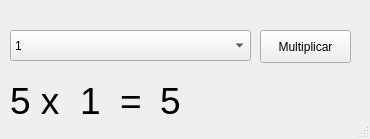
<?xml version="1.0" encoding="UTF-8"?>
<ui version="4.0">
 <class>MainWindow</class>
 <widget class="QMainWindow" name="MainWindow">
  <property name="geometry">
   <rect>
    <x>0</x>
    <y>0</y>
    <width>370</width>
    <height>139</height>
   </rect>
  </property>
  <property name="windowTitle">
   <string>MainWindow</string>
  </property>
  <widget class="QWidget" name="centralwidget">
   <widget class="QPushButton" name="botonMultiplicar">
    <property name="geometry">
     <rect>
      <x>260</x>
      <y>30</y>
      <width>91</width>
      <height>33</height>
     </rect>
    </property>
    <property name="text">
     <string>Multiplicar</string>
    </property>
   </widget>
   <widget class="QComboBox" name="comboMultiplicador">
    <property name="geometry">
     <rect>
      <x>10</x>
      <y>30</y>
      <width>241</width>
      <height>31</height>
     </rect>
    </property>
    <item>
     <property name="text">
      <string>1</string>
     </property>
    </item>
    <item>
     <property name="text">
      <string>2</string>
     </property>
    </item>
    <item>
     <property name="text">
      <string>3</string>
     </property>
    </item>
    <item>
     <property name="text">
      <string>4</string>
     </property>
    </item>
    <item>
     <property name="text">
      <string>5</string>
     </property>
    </item>
   </widget>
   <widget class="QLabel" name="labelCinco">
    <property name="geometry">
     <rect>
      <x>10</x>
      <y>80</y>
      <width>101</width>
      <height>41</height>
     </rect>
    </property>
    <property name="font">
     <font>
      <pointsize>28</pointsize>
     </font>
    </property>
    <property name="text">
     <string>5 x</string>
    </property>
   </widget>
   <widget class="QLabel" name="labelCombo">
    <property name="geometry">
     <rect>
      <x>80</x>
      <y>80</y>
      <width>31</width>
      <height>41</height>
     </rect>
    </property>
    <property name="font">
     <font>
      <pointsize>28</pointsize>
     </font>
    </property>
    <property name="text">
     <string>1</string>
    </property>
   </widget>
   <widget class="QLabel" name="labelIgual">
    <property name="geometry">
     <rect>
      <x>120</x>
      <y>80</y>
      <width>31</width>
      <height>41</height>
     </rect>
    </property>
    <property name="font">
     <font>
      <pointsize>28</pointsize>
     </font>
    </property>
    <property name="text">
     <string>=</string>
    </property>
   </widget>
   <widget class="QLabel" name="labelResultado">
    <property name="geometry">
     <rect>
      <x>160</x>
      <y>80</y>
      <width>31</width>
      <height>41</height>
     </rect>
    </property>
    <property name="font">
     <font>
      <pointsize>28</pointsize>
     </font>
    </property>
    <property name="text">
     <string>5</string>
    </property>
   </widget>
  </widget>
  <widget class="QStatusBar" name="statusbar"/>
 </widget>
 <resources/>
 <connections/>
</ui>
